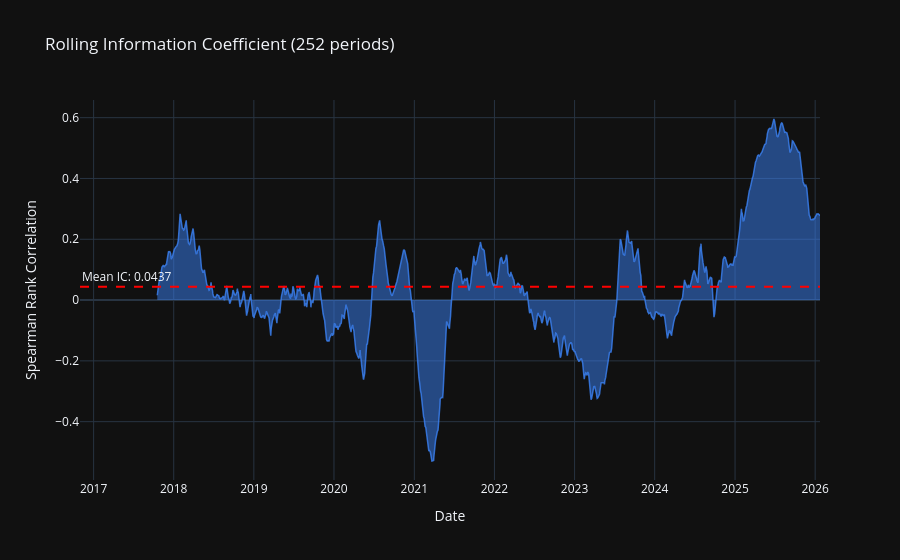
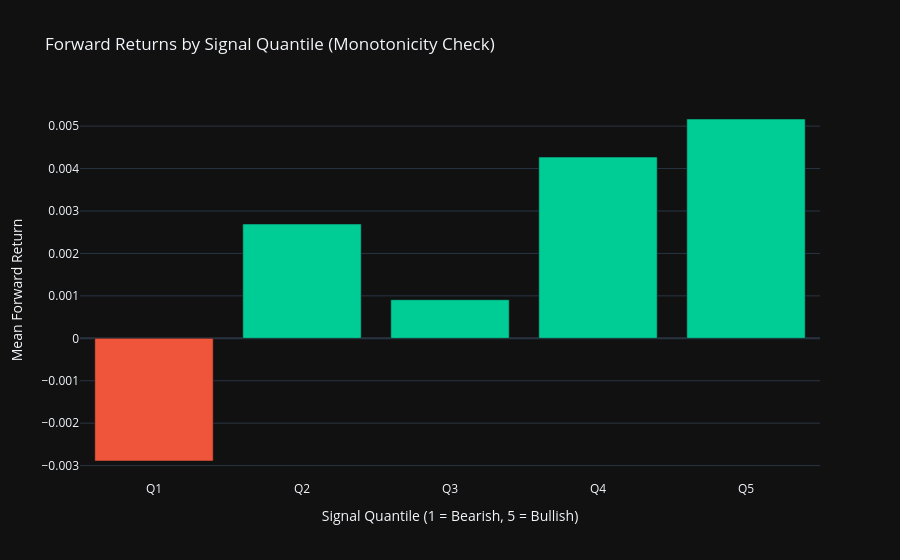

The code cell stored with these charts, in order, in its notebook:
### Code cell
print("--- [3] VALIDATION STATISTIQUE DE L'ALPHA (MACRO VALIDATOR) ---")

# Instanciation du Validateur
validator = MacroValidator()

# 1. Coefficient d'Information (IC) Global
ic_results = validator.compute_ic(signal_usd, forward_returns)
print("\n[RESULTATS IC GLOBAUX]")
print(f"Information Coefficient (IC) : {ic_results['IC']:.4f}")
print(f"P-Value                      : {ic_results['P-Value']:.4f}")
print(f"Nombre d'observations (N)    : {ic_results['N']}")

# 2. Rolling IC (Stabilité temporelle)
print("\nGénération du Rolling IC...")
fig_rolling_ic = validator.plot_rolling_ic(signal_usd, forward_returns, window=252)
fig_rolling_ic.show()

# 3. Analyse Factorielle par Quantiles (Monotonie)
print("\nGénération du Quintile Spread...")
fig_quantiles = validator.plot_quantile_analysis(signal_usd, forward_returns, quantiles=5)
fig_quantiles.show()

### Figure 1 — Plotly figure (JSON) as saved in the notebook; plotly's stock layout.template omitted (floating-point values rounded to 4 significant figures; data arrays with more than 128 entries replaced by an {"elided": "..."} marker saying what was removed)
{"data": [{"fill": "tozeroy", "line": {"color": "rgba(59, 130, 246, 0.8)", "width": 1.5}, "mode": "lines", "name": "Rolling IC", "type": "scatter", "x": {"elided": "2402 str values"}, "y": {"elided": "2402 float values"}}], "layout": {"annotations": [{"showarrow": false, "text": "Mean IC: 0.0437", "x": 0, "xanchor": "left", "xref": "x domain", "y": 0.0437, "yanchor": "bottom", "yref": "y"}], "hovermode": "x unified", "shapes": [{"line": {"color": "red", "dash": "dash"}, "type": "line", "x0": 0, "x1": 1, "xref": "x domain", "y0": 0.0437, "y1": 0.0437, "yref": "y"}], "title": {"text": "Rolling Information Coefficient (252 periods)"}, "xaxis": {"title": {"text": "Date"}}, "yaxis": {"title": {"text": "Spearman Rank Correlation"}}}}

### Figure 2 — Plotly figure (JSON) as saved in the notebook; plotly's stock layout.template omitted (floating-point values rounded to 4 significant figures)
{"data": [{"marker": {"color": ["#EF553B", "#00CC96", "#00CC96", "#00CC96", "#00CC96"]}, "name": "Mean Return", "type": "bar", "x": ["Q1", "Q2", "Q3", "Q4", "Q5"], "y": [-0.002891, 0.002693, 0.000909, 0.004271, 0.005168]}], "layout": {"title": {"text": "Forward Returns by Signal Quantile (Monotonicity Check)"}, "xaxis": {"title": {"text": "Signal Quantile (1 = Bearish, 5 = Bullish)"}}, "yaxis": {"title": {"text": "Mean Forward Return"}}}}
